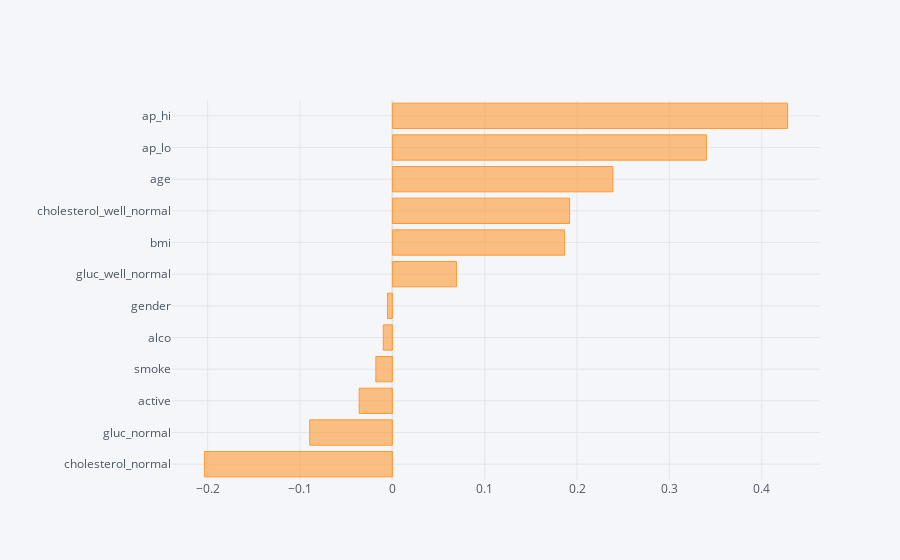

This figure's notebook cell:
### Code cell
#plotting using plotly
import cufflinks as cf
from plotly.offline import download_plotlyjs,init_notebook_mode,plot,iplot
init_notebook_mode(connected=True)
cf.go_offline()

print('Correlation of features with target variable')
final_data.corr()['cardio'].sort_values()[:-1].iplot(kind='barh');

### Figure 1 — Plotly figure (JSON) as saved in the notebook; plotly's stock layout.template omitted (floating-point values rounded to 4 significant figures)
{"data": [{"marker": {"color": "rgba(255, 153, 51, 0.6)", "line": {"color": "rgba(255, 153, 51, 1.0)", "width": 1}}, "name": "cardio", "orientation": "h", "text": "", "type": "bar", "x": [-0.2036, -0.08951, -0.03596, -0.01792, -0.009856, -0.005323, 0.06936, 0.1865, 0.1919, 0.2388, 0.34, 0.428], "y": ["cholesterol_normal", "gluc_normal", "active", "smoke", "alco", "gender", "gluc_well_normal", "bmi", "cholesterol_well_normal", "age", "ap_lo", "ap_hi"]}], "layout": {"legend": {"bgcolor": "#F5F6F9", "font": {"color": "#4D5663"}}, "paper_bgcolor": "#F5F6F9", "plot_bgcolor": "#F5F6F9", "title": {"font": {"color": "#4D5663"}}, "xaxis": {"gridcolor": "#E1E5ED", "showgrid": true, "tickfont": {"color": "#4D5663"}, "title": {"font": {"color": "#4D5663"}, "text": ""}, "zerolinecolor": "#E1E5ED"}, "yaxis": {"gridcolor": "#E1E5ED", "showgrid": true, "tickfont": {"color": "#4D5663"}, "title": {"font": {"color": "#4D5663"}, "text": ""}, "zerolinecolor": "#E1E5ED"}}}
